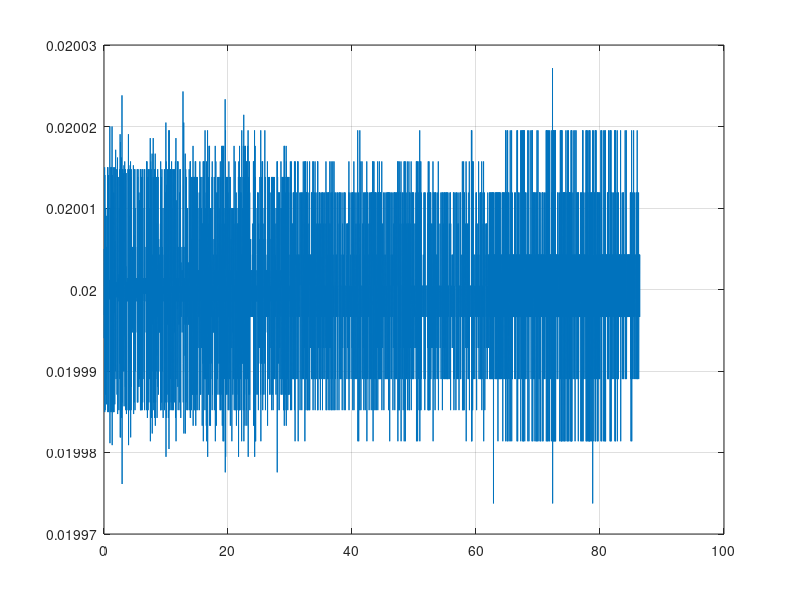

Source code (MATLAB): (Note: this script raises an error after producing the figure.)
clc, clear all
%%

% addpath ../99_Matlab
% addpath ../21_Measurements/20220714

% data = read_bin_data('log_40805.bin');
load log_40805.mat %  save log_40805 data
Teval = [0.02 inf];

data.time = data.ti; data = rmfield( data , 'ti');
data.Lidar = data.Lidar(:,3);

ind_eval = data.time >= Teval(1) & data.time <= Teval(2);
ti = data.time(ind_eval,:);
ti = ti - ti(1);

% without interpolation
Ts = median(diff(ti))
Ts = 1/50;
time = ti;
N = length(time);

figure(99)
plot(ti(1:end-1), diff(ti)), grid on

Tmean = 5.0;
ind0 = data.time > 1 & data.time < Tmean;
mag0 = median(data.mag(ind0,1:3)).';
Ymag0 = atan2(data.mag(ind0,1), data.mag(ind0,2));
Ymag0 = median(Ymag0);

% without interpolation
gyro    = data.gyr(  ind_eval,:);
acc     = data.acc(  ind_eval,:);
mag     = data.mag(  ind_eval,:);
Lidar   = data.Lidar(ind_eval,:);
OF      = data.OF(   ind_eval,:);
RS      = data.RS(   ind_eval,:);

RPY     = [data.est_RPY(ind_eval,:), data.est_Vxyz(ind_eval,:), data.est_xyz(ind_eval,:)];

FT      = data.cntrl_FT(ind_eval,:);
baro    = data.Baro(ind_eval,:);
RS_yaw  = data.RS_yaw(ind_eval,:);
RS      = data.RS(ind_eval,:);

%%

% Siehe:  ..\20_Literatur\TU_Chemnitz_Transformation_Matrices.pdf, S. 55&56

% extract RS orientation (quaternion -> rpy)
quat_RS = RS(:,4:7);  
ind_first = find(quat_RS(:,1) ~= 0, 1); % before RS is activated, the data contains zeros
quat_RS0 = quat_RS(ind_first,:).';
quat_RS0 = quat_RS0/norm(quat_RS0); % normalize
quat_RS0(2:end) = -quat_RS0(2:end); % conjugate
% rotate quaternion according to initial rotation and convert to rpy
RPY_RS = zeros(N,3);
for i = ind_first:N
    quat_RS_i = quat_RS(i,:)./sqrt(sum(quat_RS(i,:).^2, 2)); % normalize
    quat_RS(i,:) = (quat2QprodR(quat_RS0) * quat_RS_i.').';  % quaternion multiplication
    RPY_RS(i,:)  = quat2rpy(quat_RS(i,:));                   % extract rpy
end
RPY_RS  = unwrap(RPY_RS);

L0 = [0.1795, 0.0026, -0.0159];
% transform to cg
RS = RS(:,1:3);
for i = 1:length(RS)
    % CEB := R <-> CBE := R^T
    RS(i,:) = RS(i,:) - L0 * quat2CBE(quat_RS(i,:)); % RS = RS - R * L0
end

% % extract RS orientation (quaternion -> rpy)
% quat_RS = RS(:,4:7);  
% ind_first = find(quat_RS(:,1) ~= 0, 1); % before RS is activated, the data contains zeros
% quat_RS0 = quat_RS(ind_first,:).';
% quat_RS0 = quat_RS0/norm(quat_RS0); % normalize
% R_RS0 = quat2CEB(quat_RS0);
% % rotate quaternion according to initial rotation and convert to rpy
% RPY_RS = zeros(N,3);
% for i = ind_first:N
%     quat_RS_i = quat_RS(i,:)./sqrt(sum(quat_RS(i,:).^2, 2)); % normalize
%     R_RS_i = quat2CEB(quat_RS_i)*R_RS0.';
%     quat_RS(i,:) = rotm2quat(R_RS_i);
%     RPY_RS(i,:)  = quat2rpy(quat_RS(i,:));                   % extract rpy
% end
% RPY_RS  = unwrap(RPY_RS);
% 
% L0 = [0.1795, 0.0026, -0.0159];
% % transform to cg
% RS = RS(:,1:3);
% for i = 1:length(RS)
%     % CEB := R <-> CBE := R^T
%     RS(i,:) = RS(i,:) - L0 * quat2CBE(quat_RS(i,:)); % RS = RS - R * L0
% end

figure(100)
plot(time, [RPY(:,[1 2 3]), RPY_RS]*180/pi), grid on

% compensate OF with gyro and LiDAR
% -Z*(avg_flowx + wy)
% -Z*(avg_flowy - wx)
scale = 1.0;
vOF(:,1) = (OF(:,1) + scale*gyro(:,2)).*Lidar(:,1);
vOF(:,2) = (OF(:,2) - scale*gyro(:,1)).*Lidar(:,1);
% plot([vOF]), ylim([-4 4])

% compensate LiDAR to height
pzL = Lidar(:,1).*cos(RPY(:,1)).*cos(RPY(:,2));

% uncompensated with orientation (assume we flight always pointing in RealSense initial orientation)
pOF = cumtrapz(vOF(:,[1 2]))*Ts;
pOF = pOF + RS(1,[1 2]);

% define filter
wg = 2*pi*10.0;
Gf = c2d(tf(wg^2, [1 2*0.7*wg wg^2]), Ts, 'tustin');

% uncompensated with orientation (assume we fligh always pointing in RealSense initial orientation)
dRS = diff(RS)/Ts; dRS = [zeros(1,size(dRS,2));dRS];
dRS = filtfilt(Gf.num{1}, Gf.den{1}, dRS);

ddRS = diff(RS)/Ts; ddRS = [zeros(1,size(ddRS,2));ddRS];
ddRS = filtfilt(Gf.num{1}, Gf.den{1}, ddRS);

dLidar = diff(Lidar(:,1))/Ts; dLidar = [zeros(1,size(Lidar(:,1),2));dLidar];
dLidar = filtfilt(Gf.num{1}, Gf.den{1}, dLidar);

ddLidar = diff(dLidar)/Ts; ddLidar = [zeros(1,size(Lidar(:,1),2));ddLidar];
ddLidar = filtfilt(Gf.num{1}, Gf.den{1}, ddLidar);

dpzL = diff(pzL)/Ts; dpzL = [zeros(1,size(Lidar(:,1),2));dpzL];
dpzL = filtfilt(Gf.num{1}, Gf.den{1}, dpzL);

% dpzB = diff(baro)/Ts; dpzB = [zeros(1,size(Lidar(:,1),2));dpzB];
% dpzB = filtfilt(Gf.num{1}, Gf.den{1}, dpzB);

% transform to body velocity
for i = 1:length(dRS)
    dRS(i,:) = dRS(i,:) * (calcRn([0;0;1], RPY_RS(i,3))* ...
                           calcRn([0;1;0], RPY_RS(i,2))* ...
                           calcRn([1;0;0], RPY_RS(i,1)));
    % = ( (Rz_psi * Ry_the * Rx_phi).' * dRS(i,:).' ).'
    % =    dRS(i,:)   * (Rz_psi * Ry_the * Rx_phi)
end

% acc = -kv*v - (w x v) <-> v = 1/kv * (-acc - (w x v))
% - (w x v) = coriolis term
% vy*wz - vz*wy
% vz*wx - vx*wz
% vx*wy - vy*wx

% air resistance coefficient
kvx = 0.2;
kvy = 0.2;
kvz = 1;    % too noisy
vacc = -acc(:,[1 2 3]) + [zeros(N,2), 9.8*ones(N,1)];
vacc(:,1) = vacc(:,1) + 0*(vOF(:,2).*gyro(:,3) - dpzL.*gyro(:,2));
vacc(:,2) = vacc(:,2) + 0*(dpzL.*gyro(:,1) - vOF(:,1).*gyro(:,3));
vacc(:,1) = vacc(:,1)/kvx; vacc(:,2) = vacc(:,2)/kvy; vacc(:,3) = vacc(:,3)/kvz;

% gyr_acc_mag_FT_baro_RS_RScam_RPY_RS = [gyro(:,1:3), acc(:,1:3), mag(:,1:3), FT, baro, RS, RScam, RPY_RS];
% gyr_acc_mag_rspos_rsyaw_lidar = [gyro(:,1:3), acc(:,1:3), mag(:,1:3), RS, RS_yaw];
gyr_acc_mag_rspos_rsyaw_lidar = [gyro(:,1:3), acc(:,1:3), mag(:,1:3), RS, RPY_RS(:,3), Lidar];

Ymag = atan2(gyr_acc_mag_rspos_rsyaw_lidar(:,7), gyr_acc_mag_rspos_rsyaw_lidar(:,8));
Ymag = unwrap(Ymag - Ymag0);

ind_eval = 1:3;
RPYint = cumtrapz(time, gyr_acc_mag_rspos_rsyaw_lidar(:,ind_eval) - 0*mean(gyr_acc_mag_rspos_rsyaw_lidar(time < Tmean,ind_eval)));

% gyr_acc_mag_rspos_rsyaw_lidar = gyr_acc_mag_rspos_rsyaw_lidar(1:14,:);
% gyr_acc_mag_rspos_rsyaw_lidar(:,1)  = [  0.1,  0.5, -0.2,  0.2,  0.3,  0.2, -0.7,  0.5,  0.4, -0.3,  0.2,  0.8, -0.6,  0.2].';
% gyr_acc_mag_rspos_rsyaw_lidar(:,2)  = [ -0.1, -0.3,  0.1,  0.1,  0.1, -0.1, -0.9,  0.1,  0.5, -0.4, -0.2, -0.4,  0.5,  0.8].';
% gyr_acc_mag_rspos_rsyaw_lidar(:,3)  = [  0.5,  0.4, -0.3,  0.2,  0.8, -0.6,  0.2, -0.1, -0.3,  0.1,  0.1,  0.1, -0.1, -0.9].';
% gyr_acc_mag_rspos_rsyaw_lidar(:,4)  = [  0.3, -0.1,  0.7, -0.3, -0.9,  0.1,  0.2,  0.1,  0.5, -0.2,  0.2,  0.3,  0.2, -0.7].';
% gyr_acc_mag_rspos_rsyaw_lidar(:,5)  = [  0.1,  0.5, -0.4, -0.2, -0.4,  0.5,  0.8,  0.1, -0.2, -0.8,  0.2,  0.6,  0.4, -0.4].';
% gyr_acc_mag_rspos_rsyaw_lidar(:,6)  = [ -0.1,  0.3,  0.7,  0.8,  0.9,  0.3, -0.3,  0.3,  0.5,  0.2,  0.1,  0.3, -0.7,  0.0].';
% gyr_acc_mag_rspos_rsyaw_lidar(:,7)  = [  0.1, -0.2, -0.8,  0.2,  0.6,  0.4, -0.4,  0.6, -0.4,  0.4,  0.7,  0.7,  0.5,  0.3].';
% gyr_acc_mag_rspos_rsyaw_lidar(:,8)  = [  0.6, -0.4,  0.4,  0.7,  0.7,  0.5,  0.3,  0.3, -0.1,  0.7, -0.3, -0.9,  0.1,  0.2].';
% gyr_acc_mag_rspos_rsyaw_lidar(:,9)  = [  0.2,  0.1, -0.3,  0.3, -0.2,  0.4,  0.6, -0.2,  0.0, -0.1, -0.2, -0.1,  0.2,  0.3].';
% gyr_acc_mag_rspos_rsyaw_lidar(:,10) = [  0.5, -0.7,  0.5,  0.6, -0.8, -0.2,  0.2,  0.5,  0.6,  0.6, -0.1,  0.4,  0.9,  0.7].';
% gyr_acc_mag_rspos_rsyaw_lidar(:,11) = [  0.2, -0.0,  0.4, -0.2,  0.9, -0.5,  0.6,  0.6, -0.4,  0.7,  0.8, -0.2, -0.3, -0.2].';
% gyr_acc_mag_rspos_rsyaw_lidar(:,12) = [ -0.7,  0.3,  0.2,  0.6, -0.7, -0.7,  0.5,  0.9,  0.9,  0.3,  0.3, -0.0, -0.5,  0.7].';
% gyr_acc_mag_rspos_rsyaw_lidar(:,13) = [  0.3,  0.7,  0.9, -0.7, -3.2, -6.4, -3.2,  0.2, -0.1, -0.3,  0.0,  0.9,  0.7,  0.3].';
% gyr_acc_mag_rspos_rsyaw_lidar(:,13) = unwrap(gyr_acc_mag_rspos_rsyaw_lidar(:,13));

%%

% para.Ts = Ts;
% para.wg_xy = 2*pi*0.1*0;
% para.wg_z  = 2*pi*0.1*0;
% para.g  = 9.81;
% para.kvx = 0.150;
% para.kvy = 0.135;
% para.wm = 2*pi*0.8;
% para.wa_xy = 2*pi*0.7;
% para.wa_z = 2*pi*0;
% para.wrs_psi = 2*pi*0.8;
% para.wfil = 2*pi*15;
% para.nd_rspsi = 2;
% para.nd_rspos = 2;
% para.wrs = 2*pi*4.0;
% para.wrs_z = 2*pi*0.01;

para.Ts = Ts;
para.wg_xy = 2*pi*0.1*0;
para.wg_z  = 2*pi*0.1*0;
para.g  = 9.81;
para.kvx = 0.2;
para.kvy = 0.2;
para.wm = 2*pi*0.8;
para.wa_xy = 2*pi*0.7;
para.wa_z = 2*pi*0;
para.wrs_psi = 2*pi*0.8;
para.wfil = 2*pi*15;
para.nd_rspsi = 2;
para.nd_rspos = 2;
para.wrs = 2*pi*4.0;
para.wrs_z = 2*pi*0.01;

% para.L0 = [0.2, 0.0, -0.01].';

para.scale_P0 = 1e2;

% % filter acc and mag (only in ESQRPY C++ version)
% Gfaccmag = c2d(tf(1, [1/para.wfil 1]), Ts, 'tustin');
% gyr_acc_mag_rspos_rsyaw_lidar(:,4:9) = filter(Gfaccmag.num{1}, Gfaccmag.den{1}, gyr_acc_mag_rspos_rsyaw_lidar(:,4:9), (1 - Gfaccmag.num{1}(1))*gyr_acc_mag_rspos_rsyaw_lidar(1,4:9));

% complemetary filter for baro and RS_z

% Glp_m = c2d(tf(1, [1/para.wcompfil 1]), Ts, 'tustin');
% Ghp_m = 1 - Glp_m;
% bf = Ts/(Ts + 2.0/para.wcompfil);
% af = (Ts - 2.0/para.wcompfil)/(Ts + 2.0/para.wcompfil);
% Glp = tf(bf*[1 1], [1 af], Ts);
% Ghp = tf([1-bf af-bf], [1 af], Ts);
% figure(88)
% bode(Glp_m, Ghp_m, Glp, Ghp), grid on

%

multpFigNr = 2;

% % [n_gyro; n_v; n_acc_z; n_pxy; n_pz; n_b_g; n_bacc_xy; n_b_az; n_b_m; n_b_rspsi]
% var_fxn = [0.008*[1 1 10], 4*[1 1], 40, 1*[1 1], 1, 0.008*[1 1 10], [1 1], 1, 4*[1 1], 1];
% % var_fxn = [0.008*[1 1 10], 4*[1 1], 40, 1*[1 1], 1, 0.008*[1 1 10], 1/0.14^2*[1 1], 1, 4*[1 1], 1];
% % [n_acc; n_mag; n_rs]
% var_gyn = [5.0*[1 1], 1.0*[1 1], 1.0*[1 1 1]];
% rho = 0.8;

% [n_gyro; n_v; n_acc_z; n_pxy; n_pz; n_b_g; n_bacc_xy; n_b_az; n_b_m; n_b_rspsi]
% var_fxn = [0.008*[1 1 1], 2*[1 1], 2, 1*[1 1], 1, 0.008*[1 1 10], [1 1], 1, 4*[1 1], 1];
% var_fxn = [0.008*[1 1 1], 6*[1 1], 20, 1*[1 1], 1, 0.008*[1 1 10], 3*[1 1], 10, 4*[1 1], 1];
var_fxn = [0.01*[1 1 1], 10*[1 1], 20, 1*[1 1], 1, 0.02*[1 1 10], 1*[1 1], 10, 4*[1 1], 1];
% var_fxn = [0.008*[1 1 1], 2*[1 1], 2, 1*[1 1], 1, 0.008*[1 1 10], 1/0.14^2*[1 1], 1, 4*[1 1], 1];
% [n_acc; n_mag; n_rs]
var_gyn = [5.0*[1 1], 1.0*[1 1], 3*[1 1 1]];
rho = 0.1;

% x_k = zeros(17,1);
% [X_k, Kk, Q_k, R_k, P_k, F_k0, H_k0, P_svd_k, Q_k0, R_k0, P_k0, RPY_k, xi_k, Kmat_k] = ... 
%     ekf_RPYVP_17states_no_baro_vel_wrt_earth_delayed_01(gyr_acc_mag_rspos_rsyaw_lidar, x_k, para, var_fxn(1:17), var_gyn, mag0, rho);

% [n_acc; n_rspsi; n_rs]
var_gyn = [var_gyn(1:2), 1, var_gyn(5:7)];
x_k = zeros(15,1);

% % Nr.7
% [X_k, Kk, Q_k, R_k, P_k, F_k0, H_k0, P_svd_k, Q_k0, R_k0, P_k0, RPY_k, xi_k, Kmat_k] = ... 
%     ekf_RPYVP_15states_no_baro_vel_wrt_earth_delayed_RSyaw(gyr_acc_mag_rspos_rsyaw_lidar, x_k, para, var_fxn(1:15), var_gyn, rho);

% Nr.2
[X_k, Kk, Q_k, R_k, P_k, F_k0, H_k0, P_svd_k, Q_k0, R_k0, P_k0, RPY_k, xi_k, Kmat_k] = ... 
    ekf_RPYVP_15states_no_baro_vel_wrt_earth_delayed_RSyaw_acc_inp(gyr_acc_mag_rspos_rsyaw_lidar, x_k, para, var_fxn(1:15), var_gyn(3:6), rho);
% % Nr.1
% [X_k, Kk, Q_k, R_k, P_k, F_k0, H_k0, P_svd_k, Q_k0, R_k0, P_k0, RPY_k, xi_k, Kmat_k] = ... 
%     ekf_RPYVP_15states_no_baro_vel_wrt_body_delayed_RSyaw_acc_inp(gyr_acc_mag_rspos_rsyaw_lidar, x_k, para, var_fxn(1:15), var_gyn(3:6), rho);

% % Nr.9
% var_gyn(7) = 0.5;
% [X_k, Kk, Q_k, R_k, P_k, F_k0, H_k0, P_svd_k, Q_k0, R_k0, P_k0, RPY_k, xi_k, Kmat_k] = ... 
%     ekf_RPYVP_15states_lidar_vel_wrt_earth_delayed_RSyaw_acc_inp(gyr_acc_mag_rspos_rsyaw_lidar, x_k, para, var_fxn(1:15), var_gyn(3:7), rho);

% x_k = zeros(16,1);
% var_fxn(16) = 2e1;
% var_gyn(7) = 1.0;
% % Nr.8
% [X_k, Kk, Q_k, R_k, P_k, F_k0, H_k0, P_svd_k, Q_k0, R_k0, P_k0, RPY_k, xi_k, Kmat_k] = ... 
%     ekf_RPYVP_16states_lidar_g_vel_wrt_earth_delayed_RSyaw_acc_inp(gyr_acc_mag_rspos_rsyaw_lidar, x_k, para, var_fxn(1:16), var_gyn(3:7), rho);
% % Nr.10
% [X_k, Kk, Q_k, R_k, P_k, F_k0, H_k0, P_svd_k, Q_k0, R_k0, P_k0, RPY_k, xi_k, Kmat_k] = ... 
%     ekf_RPYVP_16states_lidar_b_vel_wrt_earth_delayed_RSyaw_acc_inp(gyr_acc_mag_rspos_rsyaw_lidar, x_k, para, var_fxn(1:16), var_gyn(3:7), rho);

% return

% % Nr.3
% x_k = zeros(13,1);
% [X_k, Kk, Q_k, R_k, P_k, F_k0, H_k0, P_svd_k, Q_k0, R_k0, P_k0, RPY_k, xi_k, Kmat_k] = ... 
%     ekf_RPYVP_13states_no_baro_vel_wrt_earth_delayed_RSyaw_acc_inp(gyr_acc_mag_rspos_rsyaw_lidar, x_k, para, [var_fxn(1:12), var_fxn(15)], var_gyn(3:6), rho);

% % Nr.4
% [n_gyro; n_v; n_acc_z; n_pxy; n_pz; n_b_g; n_bacc_xy; n_b_az; n_psif; n_pf]
% x_k = zeros(19,1);
% var_fxn(16) = 0.001;
% var_fxn(17:19) = 0.001;
% [X_k, Kk, Q_k, R_k, P_k, F_k0, H_k0, P_svd_k, Q_k0, R_k0, P_k0, RPY_k, xi_k, Kmat_k] = ... 
%     ekf_RPYVP_19states_no_baro_vel_wrt_earth_1ordmod_RSyaw_acc_inp(gyr_acc_mag_rspos_rsyaw_lidar, x_k, para, var_fxn, var_gyn(3:6), rho);

% % Nr.5
% [X_k, Kk, Q_k, R_k, P_k, F_k0, H_k0, P_svd_k, Q_k0, R_k0, P_k0, RPY_k, xi_k, Kmat_k] = ... 
%     ekf_RPYVP_15states_no_baro_vel_wrt_earth_delayed_RSyaw_wind(gyr_acc_mag_rspos_rsyaw_lidar, x_k, para, var_fxn(1:15), var_gyn, rho);

% % Nr.6
% % [n_acc; n_rspsi; n_rs]
% var_gyn = [var_gyn(1:2), 1, var_gyn(5:7)];
% x_k = zeros(16,1);
% [X_k, Kk, Q_k, R_k, P_k, F_k0, H_k0, P_svd_k, Q_k0, R_k0, P_k0, RPY_k, xi_k, Kmat_k] = ... 
%     ekf_RPYVP_16states_no_baro_vel_wrt_earth_delayed_RSyaw_b_rsyaw(gyr_acc_mag_rspos_rsyaw_lidar, x_k, para, [var_fxn(1:15), var_fxn(18)], var_gyn, rho);

% calculate OF with EKF altitude
vOF(:,1) = (OF(:,1) + scale*(gyro(:,2) - X_k(:,11))).*X_k(:,9)./(cos(X_k(:,1)).*cos(X_k(:,2)));
vOF(:,2) = (OF(:,2) - scale*(gyro(:,1) - X_k(:,10))).*X_k(:,9)./(cos(X_k(:,1)).*cos(X_k(:,2)));

% transform to body velocity
vel_X_k = X_k(:,[4 5 6]);
vel_RPY = RPY(:,[4 5 6]);
for i = 1:length(vel_X_k)
    vel_X_k(i,:) = vel_X_k(i,:) * (calcRn([0;0;1], RPY_k(i,3))* ...
                                   calcRn([0;1;0], RPY_k(i,2))* ...
                                   calcRn([1;0;0], RPY_k(i,1)));
    vel_RPY(i,:) = vel_RPY(i,:) * (calcRn([0;0;1], RPY(i,3))* ...
                                   calcRn([0;1;0], RPY(i,2))* ...
                                   calcRn([1;0;0], RPY(i,1)));                       
    % = ( (Rz_psi * Ry_the * Rx_phi).' * vel_k(i,:).' ).'
    % =    vek_k(i,:)   * (Rz_psi * Ry_the * Rx_phi)
end
X_k(:,[4 5 6]) = vel_X_k;
RPY(:,[4 5 6]) = vel_RPY;

% Statisches Kalman-Filter
K_k_stat = dlqr(F_k0.', H_k0.', Q_k0, R_k0).';

Ob = obsv(F_k0, H_k0);
rank(Ob)
cond(Ob)

% format long
% K_k
% K_k_stat
% norm(K_k - K_k_stat)
% format short

eig_d = eig(F_k0 - K_k_stat*H_k0);
eig_c = log(eig_d)/Ts;
fn = abs(eig_c)/2/pi
Dn = cos(pi-angle(eig_c))

if size(X_k, 2) == 17
    Bn0 = [eye(3), zeros(3,1); zeros(17-3,4)];
    Bn0(6,4) = 1;
    sys_d = ss(F_k0 - K_k_stat*H_k0, [-Bn0*Ts, -K_k_stat], eye(17), zeros(17,11), Ts);
elseif size(X_k, 2) == 15
    if size(H_k0, 1) ~= 4
        Bn0 = [eye(3), zeros(3,1); zeros(15-3,4)];
        Bn0(6,4) = 1;
    else
        Bn0 = zeros(15,6);
        Bn0(1:6,1:6) = eye(6);
    end
    sys_d = ss(F_k0 - K_k_stat*H_k0, [-Bn0*Ts, -K_k_stat], eye(15), zeros(15,10), Ts);
elseif size(X_k, 2) == 16
    Bn0 = [eye(3), zeros(3,1); zeros(16-3,4)];
    Bn0(6,4) = 1;
    sys_d = ss(F_k0 - K_k_stat*H_k0, [-Bn0*Ts, -K_k_stat], eye(16), zeros(16,10), Ts);
elseif size(X_k, 2) == 19
    Bn0 = zeros(19,6);
    Bn0(1:6,1:6) = eye(6);
    sys_d = ss(F_k0 - K_k_stat*H_k0, [-Bn0*Ts, -K_k_stat], eye(19), zeros(19,10), Ts);
end

figure(1)
sigma(sys_d), grid on, hold on
xlim([1e-4 1/2/Ts])

% return

%%

YLim_vxy = [-1 1]*2;

figure(creatFigNr(3, multpFigNr))
ax(1) = subplot(311);
% stairs(time, [RPY_RS(:,[1 2]), RPY_k(:,[1 2])]*180/pi), grid on
% legend('Roll RS', 'Pitch RS', 'Roll EKF', 'Pitch EKF', 'location', 'best')
stairs(time, [RPY_RS(:,[1 2]), RPY(:,[1 2]), RPY_k(:,[1 2])]*180/pi), grid on
ylabel('RP-Angle (deg)')
ax(2) = subplot(312);
% plot(time, [Ymag, RPYint(:,3), RPY_RS(:,3), RPY_k(:,3)]*180/pi), grid on
% legend('Magnetometer', 'Gyro-z integrated', 'RS', 'EKF', 'location', 'best')
plot(time, [Ymag, RPYint(:,3), RPY_RS(:,3), RPY(:,3), RPY_k(:,3)]*180/pi), grid on
ylabel('Y-Angle (deg)')
ax(3) = subplot(313);
% plot(time, [dRS(:,[1 2]), X_k(:,[4 5]), vOF]), grid on
% legend('Bvx RS', 'Bvy RS', 'Bvx EKF', 'Bvy EKF', 'Bvx OF', 'Bvy OF', 'location', 'best')
plot(time, [dRS(:,[1 2]), X_k(:,[4 5])]), grid on
legend('Bvx RS', 'Bvy RS', 'Bvx EKF', 'Bvy EKF', 'location', 'best')
xlabel('Time (s)')
ylabel('Vel. (m/s)')
ylim(YLim_vxy)
linkaxes(ax, 'x');
clear ax
xlim([0 time(end)])

figure(creatFigNr(4, multpFigNr))
ax(1) = subplot(311);
plot(time, [X_k(:,[4 5]), vOF]), grid on
ylabel('Vel. (m/s)')
legend('Bvx EKF', 'Bvy EKF', 'Bvx OF', 'Bvy OF', 'location', 'best')
ylim(YLim_vxy)
ax(2) = subplot(312);
plot(time, Kmat_k), grid on
ylim([-1 1]*0.5)
% plot(time, abs(Kmat_k)), grid on
% set(gca, 'YScale', 'log')
% ylim([1e-10 1e0])
ylabel('Kalman-Gain K_k')
ax(3) = subplot(313);
semilogy(time, P_svd_k), grid on
ylim([1e-3 1e4])
xlabel('Time (s)')
ylabel('Eigen Values P')
linkaxes(ax, 'x');
clear ax
xlim([0 time(end)])

figure(creatFigNr(5, multpFigNr))
ax(1) = subplot(311);
plot(time, X_k(:,10:12)*1e3), grid on
ylabel('Gyro Bias (mrad/s)')
legend('b_g_x', 'b_g_y', 'b_g_z', 'location', 'best')
ax(2) = subplot(312);
plot(time, X_k(:,13:15)), grid on
ylabel('Acc. Bias z (m/s^2)')
legend('b_a_x', 'b_a_y', 'b_a_z', 'location', 'best')
ax(3) = subplot(313);
if size(X_k, 2) == 17
    plot(time, X_k(:,16:17)), grid on
    ylabel('Mag. Bias (Gauss)')
elseif size(X_k, 2) == 15 || size(X_k, 2) == 19
    plot(time, zeros(size(time, 1), 2)), grid on
    ylabel('Mag. Bias (Gauss)')
elseif size(X_k, 2) == 16
    plot(time, X_k(:,16)), grid on
    ylabel('RS z Bias (deg)')
%     plot(time, X_k(:,16)*180/pi), grid on
%     ylabel('RS Yaw Bias (deg)')
end
xlabel('Time (s)')
linkaxes(ax, 'x');
clear ax
xlim([0 time(end)])

figure(creatFigNr(6, multpFigNr))
ax(1) = subplot(231);
plot(time, [dRS(:,1), RPY(:,4), X_k(:,4)]), grid on
ylim(YLim_vxy)
ylabel('Bvx (m/s)')
ax(2) = subplot(234);
plot(time, [RS(:,1), RPY(:,7), X_k(:,7)]), grid on
ylabel('Ipx (m)')
xlabel('Time (s)')
ax(3) = subplot(232);
plot(time, [dRS(:,2), RPY(:,5), X_k(:,5)]), grid on
ylim(YLim_vxy)
ylabel('Bvy (m/s)')
ax(4) = subplot(235);
% plot(time, [RS(:,2), X_k(:,8)]), grid on
plot(time, [RS(:,2), RPY(:,8), X_k(:,8)]), grid on
ylabel('Ipy (m)')
xlabel('Time (s)')
ax(5) = subplot(233);
% plot(time, [0*dpzB, dpzL, dRS(:,3), X_k(:,6)]), grid on
plot(time, [dRS(:,3), RPY(:,6), X_k(:,6)]), grid on
ylabel('Bvz (m/s)')
ylim([-1 1])
ax(6) = subplot(236);
% plot(time, [0*baro, pzL, RS(:,3), X_k(:,9)]), grid on
% plot(time, [RS(:,3), X_k(:,9)]), grid on
plot(time, [RS(:,3), RPY(:,9), X_k(:,9)]), grid on
ylabel('Ipz (m)')
xlabel('Time (s)')
legend('RS', 'EKF online', 'EKF', 'location', 'best')
linkaxes(ax, 'x');
clear ax
xlim([0 time(end)])

figure(creatFigNr(7, multpFigNr))
ax(1) = subplot(211);
semilogy(time, P_svd_k), grid on
ylim([1e-3 1e4])
ylabel('Eigen Values P')
ax(2) = subplot(212);
semilogy(time, xi_k), grid on
linkaxes(ax, 'x');
clear ax
xlim([0 time(end)])

figure(creatFigNr(8, multpFigNr))
plot(time, baro(:,1), '.'), grid on, hold on
plot(time, [pzL, RS(:,3), RPY(:,9), X_k(:,9)], '.', 'Linewidth', 2), hold off
ylabel('Ipz (m)')
xlabel('Time (s)')
legend('Baro', 'Lidar', 'RS', 'EKF online', 'EKF', 'location', 'best')
xlim([0 time(end)])
